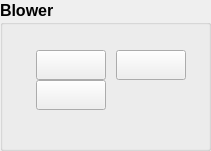
  <widget class="QGroupBox" name="groupBox_3" >
   <property name="geometry" >
    <rect>
     <x>380</x>
     <y>40</y>
     <width>211</width>
     <height>151</height>
    </rect>
   </property>
   <property name="font" >
    <font>
     <pointsize>12</pointsize>
     <weight>75</weight>
     <bold>true</bold>
    </font>
   </property>
   <property name="title" >
    <string>Blower</string>
   </property>
   <widget class="CAPushButton" name="caPushButton_8" >
    <property name="geometry" >
     <rect>
      <x>36</x>
      <y>50</y>
      <width>70</width>
      <height>30</height>
     </rect>
    </property>
    <property name="buttonType" >
     <enum>CAPushButton::PulseButton</enum>
    </property>
    <property name="pvname" >
     <string>ICP_PAN_CMD_RUN</string>
    </property>
    <property name="truelabel" >
     <string>RUN</string>
    </property>
    <property name="falselabel" >
     <string>RUN</string>
    </property>
    <property name="selColor" >
     <color>
      <red>0</red>
      <green>255</green>
      <blue>0</blue>
     </color>
    </property>
   </widget>
   <widget class="CALabel" name="caLabel_4" >
    <property name="geometry" >
     <rect>
      <x>40</x>
      <y>30</y>
      <width>60</width>
      <height>20</height>
     </rect>
    </property>
    <property name="font" >
     <font>
      <pointsize>12</pointsize>
      <weight>75</weight>
      <bold>true</bold>
     </font>
    </property>
    <property name="alignment" >
     <set>Qt::AlignCenter</set>
    </property>
    <property name="pvname" >
     <string>ICP_PAN_ST_BI</string>
    </property>
    <property name="cmode" stdset="0" >
     <enum>CALabel::Alarm</enum>
    </property>
    <property name="truelabel" >
     <string>RUN</string>
    </property>
    <property name="falselabel" >
     <string>STOP</string>
    </property>
   </widget>
   <widget class="CAPushButton" name="caPushButton_9" >
    <property name="geometry" >
     <rect>
      <x>36</x>
      <y>80</y>
      <width>70</width>
      <height>30</height>
     </rect>
    </property>
    <property name="buttonType" >
     <enum>CAPushButton::PulseButton</enum>
    </property>
    <property name="pvname" >
     <string>ICP_PAN_CMD_STOP</string>
    </property>
    <property name="truelabel" >
     <string>STOP</string>
    </property>
    <property name="falselabel" >
     <string>STOP</string>
    </property>
    <property name="selColor" >
     <color>
      <red>0</red>
      <green>255</green>
      <blue>0</blue>
     </color>
    </property>
   </widget>
   <widget class="CALabel" name="caLabel_5" >
    <property name="geometry" >
     <rect>
      <x>121</x>
      <y>30</y>
      <width>60</width>
      <height>20</height>
     </rect>
    </property>
    <property name="font" >
     <font>
      <pointsize>12</pointsize>
      <weight>75</weight>
      <bold>true</bold>
     </font>
    </property>
    <property name="alignment" >
     <set>Qt::AlignCenter</set>
    </property>
    <property name="pvname" >
     <string>ICP_PAN_ALM_BI</string>
    </property>
    <property name="cmode" stdset="0" >
     <enum>CALabel::Alarm</enum>
    </property>
    <property name="truelabel" >
     <string>Alarm</string>
    </property>
    <property name="falselabel" >
     <string>OK</string>
    </property>
   </widget>
   <widget class="CAPushButton" name="caPushButton_10" >
    <property name="geometry" >
     <rect>
      <x>116</x>
      <y>50</y>
      <width>70</width>
      <height>30</height>
     </rect>
    </property>
    <property name="buttonType" >
     <enum>CAPushButton::PulseButton</enum>
    </property>
    <property name="pvname" >
     <string>ICP_PAN_CMD_RESET</string>
    </property>
    <property name="truelabel" >
     <string>RESET</string>
    </property>
    <property name="falselabel" >
     <string>RESET</string>
    </property>
    <property name="selColor" >
     <color>
      <red>0</red>
      <green>255</green>
      <blue>0</blue>
     </color>
    </property>
   </widget>
  </widget>
